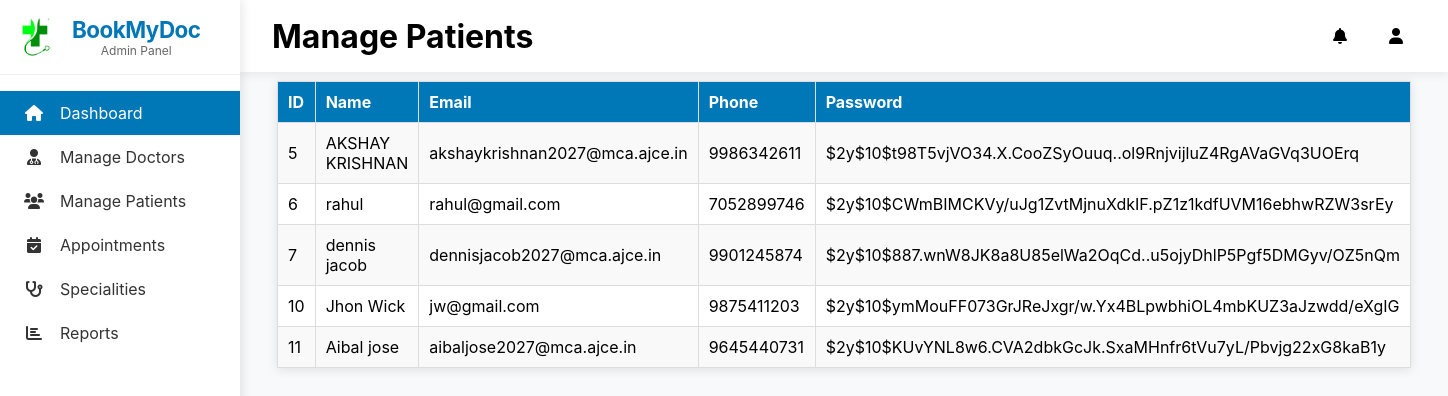
The app's page /managepatients.php (signed in) with its own data.
### tables this page shows
CREATE TABLE `patientreg` (
  `id` int(11) NOT NULL,
  `name` varchar(255) NOT NULL,
  `phone` varchar(10) NOT NULL,
  `email` varchar(255) NOT NULL,
  `password` varchar(255) NOT NULL,
  `profile_pic` varchar(255) DEFAULT NULL,
  `age` int(11) DEFAULT NULL,
  `dob` date DEFAULT NULL,
  `gender` varchar(10) DEFAULT NULL,
  `medical_records` varchar(255) DEFAULT NULL,
  `action` enum('enabled','disabled') NOT NULL DEFAULT 'enabled'
);

### managepatients.php (the view, shortened to what this page needs)
<?php
$host = "localhost";
$user = "root";
$pass = "";
$dbname = "bookmydoc";
$conn = new mysqli($host, $user, $pass, $dbname);
$sql = "SELECT id, name, email, phone, password FROM patientreg";
$result = $conn->query($sql);
?>
<!DOCTYPE html>
<html lang="en">
<head>
    <link rel="stylesheet" href="https://cdnjs.cloudflare.com/ajax/libs/font-awesome/6.0.0/css/all.min.css">
</head>
<body>
    <aside class="sidebar">
        <div class="sidebar-header">
            <a href="#" class="logo-container">
                <img src="images/logo.png" alt="BookMyDoc Logo" class="logo-image">
                <div class="logo-text">
                    <span class="logo-title">BookMyDoc</span>
                    <span class="logo-subtitle">Admin Panel</span>
                </div>
            </a>
        </div>
        <nav class="sidebar-menu">
            <a href="admindashboard.php" class="menu-item active">
                <i class="fas fa-home menu-icon"></i>
                Dashboard
            </a>
            <a href="managedoctors.php" class="menu-item">
                <i class="fas fa-user-md menu-icon"></i>
                Manage Doctors
            </a>
            <a href="managepatients.php" class="menu-item">
                <i class="fas fa-users menu-icon"></i>
                Manage Patients
            </a>
            <a href="appointments.php" class="menu-item">
                <i class="fas fa-calendar-check menu-icon"></i>
                Appointments
            </a>
            <a href="specialities.php" class="menu-item">
                <i class="fas fa-stethoscope menu-icon"></i>
                Specialities
            </a>
            <a href="reports.php" class="menu-item">
                <i class="fas fa-chart-bar menu-icon"></i>
                Reports
    </a>
        </nav>
    </aside>
    <div class="main-content">
        <header class="header">
            <h1 class="header-title">Manage Patients</h1>
            <div class="header-actions">
                <div class="header-icon">
                    <i class="fas fa-bell"></i>
                </div>
                <div class="header-icon user-menu">
                    <i class="fas fa-user" id="user-icon"></i>
                </div>
            </div>
        </header>
    <h2>Patient Login Details</h2>
    <table>
        <tr>
            <th>ID</th>
            <th>Name</th>
            <th>Email</th>
            <th>Phone</th>
            <th>Password</th>
        </tr>
        <?php
        if ($result->num_rows > 0) {
            while ($row = $result->fetch_assoc()) {
                echo "<tr>
                        <td>{$row['id']}</td>
                        <td>{$row['name']}</td>
                        <td>{$row['email']}</td>
                        <td>{$row['phone']}</td>
                        <td>{$row['password']}</td>
                      </tr>";
            }
        } else {
            echo "<tr><td colspan='6'>No records found</td></tr>";
        }
        ?>
    </table>
</body>
</html>

### managepatients.php (style rules this page uses)
body { font-family: Arial, sans-serif; background-color: #f4f4f4; text-align: center; }
table { width: 80%; margin: 20px auto; border-collapse: collapse; background: white; box-shadow: 0 2px 10px rgba(0, 0, 0, 0.1); }
th, td { padding: 10px; border: 1px solid #ddd; text-align: left; }
th { background: #0077b6; color: white; }
tr:nth-child(even) { background: #f9f9f9; }
:root { --primary-color: #0077b6; --primary-dark: #005b8c; --secondary-color: #00b4d8; --text-color: #333333; --light-gray: #f8f9fa; --border-radius: 8px; --transition: all 0.3s ease; --sidebar-width: 240px; }
* { margin: 0; padding: 0; box-sizing: border-box; font-family: 'Inter', -apple-system, BlinkMacSystemFont, 'Segoe UI', Roboto, sans-serif; }
body { background: var(--light-gray); display: flex; min-height: 100vh; }
.sidebar { width: var(--sidebar-width); background: white; height: 100vh; position: fixed; left: 0; top: 0; box-shadow: 2px 0 10px rgba(0, 0, 0, 0.1); z-index: 1000; transition: var(--transition); }
.sidebar-header { padding: 1rem; border-bottom: 1px solid #eee; }
.logo-container { display: flex; align-items: center; gap: 1rem; text-decoration: none; }
.logo-image { width: 40px; height: 40px; object-fit: contain; }
.logo-text { display: flex; flex-direction: column; }
.logo-title { color: var(--primary-color); font-size: 1.4rem; font-weight: 700; letter-spacing: -0.5px; }
.logo-subtitle { color: #666; font-size: 0.75rem; }
.sidebar-menu { padding: 1rem 0; }
.menu-item { padding: 0.75rem 1.5rem; display: flex; align-items: center; gap: 1rem; color: var(--text-color); text-decoration: none; transition: var(--transition); }
.menu-item.active { background: var(--primary-color); color: white; }
.menu-icon { width: 20px; text-align: center; }
.main-content { flex: 1; margin-left: var(--sidebar-width); padding: 2rem; }
.header { background: white; padding: 1rem 2rem; position: fixed; top: 0; right: 0; left: var(--sidebar-width); z-index: 900; box-shadow: 0 2px 10px rgba(0, 0, 0, 0.08); display: flex; justify-content: space-between; align-items: center; }
.header-actions { display: flex; align-items: center; gap: 1rem; }
.header-icon { width: 40px; height: 40px; border-radius: 50%; display: flex; align-items: center; justify-content: center; cursor: pointer; transition: var(--transition); position: relative; }
.user-menu { position: relative; }

### records on screen
patientreg: id "5", name "AKSHAY KRISHNAN", email "akshaykrishnan2027@mca.ajce.in", phone "9986342611", password "$2y$10$t98T5vjVO34.X.CooZSyOuuq..ol9RnjvijluZ4RgAVaGVq3UOErq"
patientreg: id "6", name "rahul", email "rahul@gmail.com", phone "7052899746", password "$2y$10$CWmBIMCKVy/uJg1ZvtMjnuXdkIF.pZ1z1kdfUVM16ebhwRZW3srEy"
patientreg: id "7", name "dennis jacob", email "dennisjacob2027@mca.ajce.in", phone "9901245874", password "$2y$10$887.wnW8JK8a8U85elWa2OqCd..u5ojyDhlP5Pgf5DMGyv/OZ5nQm"
patientreg: id "10", name "Jhon Wick", email "jw@gmail.com", phone "9875411203", password "$2y$10$ymMouFF073GrJReJxgr/w.Yx4BLpwbhiOL4mbKUZ3aJzwdd/eXgIG"
patientreg: id "11", name "Aibal jose", email "aibaljose2027@mca.ajce.in", phone "9645440731", password "$2y$10$KUvYNL8w6.CVA2dbkGcJk.SxaMHnfr6tVu7yL/Pbvjg22xG8kaB1y"
